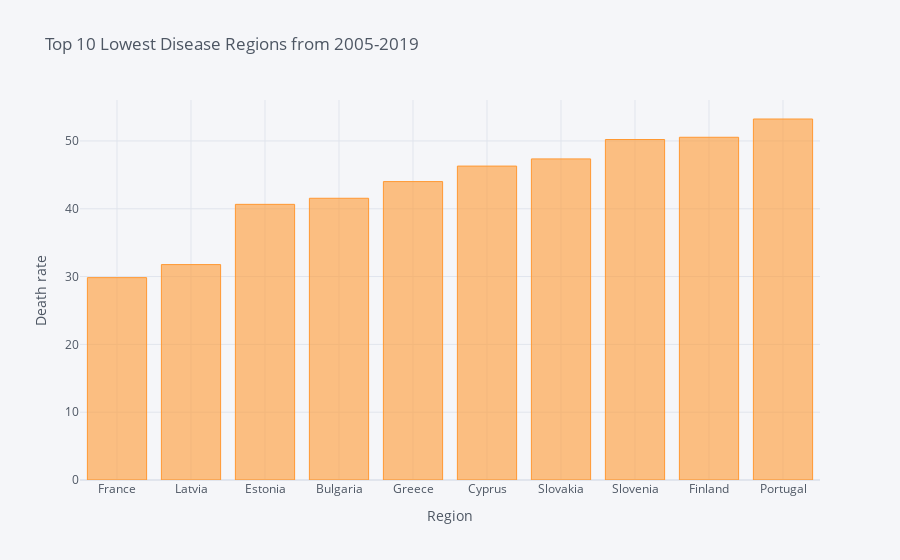

The cell this chart's notebook holds for it:
### Markdown cell above
### Top 10 Lowest Disease Regions from 2005 - 2019

### Code cell
plt.figure(figsize=[40,19])

sregion10=sdr_country.nsmallest(n=10)

sregion10.iplot(kind='bar', xTitle='Region',
                  yTitle='Death rate', title='Top 10 Lowest Disease Regions from 2005-2019')

### Figure 1 — Plotly figure (JSON) as saved in the notebook; plotly's stock layout.template omitted (floating-point values rounded to 4 significant figures)
{"data": [{"marker": {"color": "rgba(255, 153, 51, 0.6)", "line": {"color": "rgba(255, 153, 51, 1.0)", "width": 1}}, "name": "None", "orientation": "v", "text": "", "type": "bar", "x": ["France", "Latvia", "Estonia", "Bulgaria", "Greece", "Cyprus", "Slovakia", "Slovenia", "Finland", "Portugal"], "y": [29.84, 31.77, 40.65, 41.55, 44.01, 46.29, 47.35, 50.21, 50.54, 53.24]}], "layout": {"autosize": true, "legend": {"bgcolor": "#F5F6F9", "font": {"color": "#4D5663"}}, "paper_bgcolor": "#F5F6F9", "plot_bgcolor": "#F5F6F9", "title": {"font": {"color": "#4D5663"}, "text": "Top 10 Lowest Disease Regions from 2005-2019"}, "xaxis": {"autorange": true, "gridcolor": "#E1E5ED", "range": [-0.5, 9.5], "showgrid": true, "tickfont": {"color": "#4D5663"}, "title": {"font": {"color": "#4D5663"}, "text": "Region"}, "type": "category", "zerolinecolor": "#E1E5ED"}, "yaxis": {"autorange": true, "gridcolor": "#E1E5ED", "range": [0, 56.04], "showgrid": true, "tickfont": {"color": "#4D5663"}, "title": {"font": {"color": "#4D5663"}, "text": "Death rate"}, "type": "linear", "zerolinecolor": "#E1E5ED"}}}
